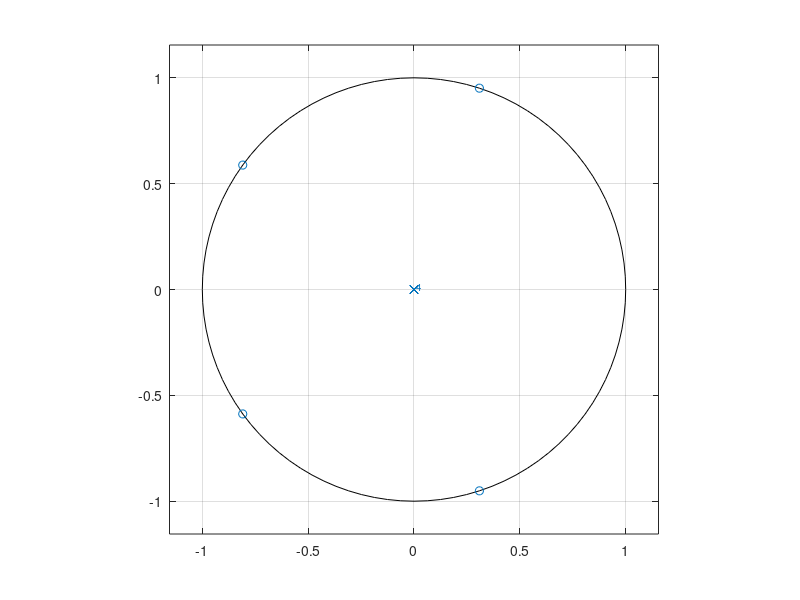
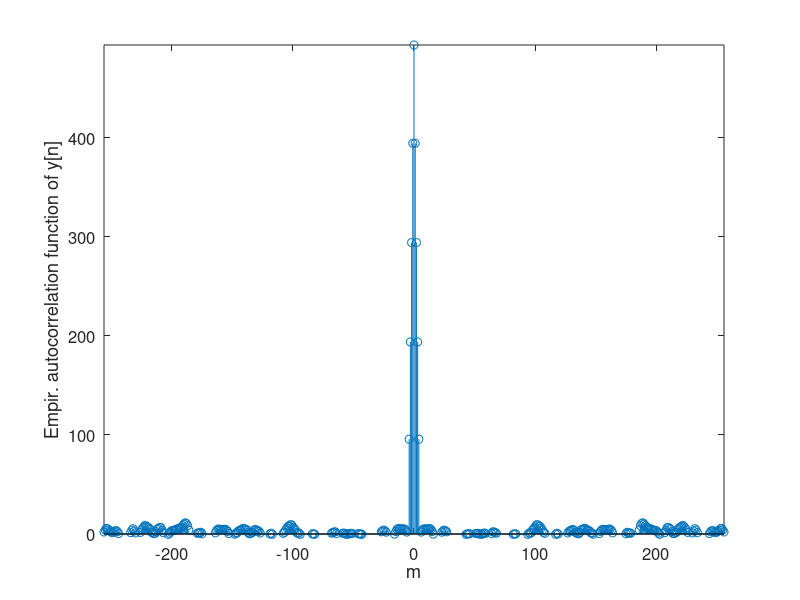

MATLAB code to generate these figures, in order: (Note: this script raises an error after producing the figures.)
%% Plant identification by noise injection
clear, clc, close all

% Coefficients for H(z)
b = 0.05634*conv([1 0.9], [1 -1.0166 0.8]);
a = conv([1 -0.683], [1 -1.4461 0.7957]);

b = 10*ones(1, 5);
a = 1;

figure, zplane(b, a)

sigma_x = 1; % average power of input noise

%% Part (a)
maxLag = 256;
N = 50e3;
x = sigma_x*randn(1, N);
y = filter(b, a, x);
c = xcorr(y, y, maxLag, 'unbiased');

% Plot results
figure, box on
stem(-maxLag:maxLag, c)
xlabel('m', 'FontSize', 12)
ylabel('Empir. autocorrelation function of y[n]', 'FontSize', 12)
set(gca, 'FontSize', 12)
axis([-maxLag maxLag -0.02 max(c)])
%saveas(gca, '../figs/hw04_q3a_emp_xcorr', 'epsc')

%% Part (b)
[C, w] = calc_psd(c);
[H, w] = freqz(b, a, w);

% Plot results
figure, box on, hold on
plot(w/pi, C, 'LineWidth', 2)
plot(w/pi, abs(H).^2, 'LineWidth', 2)
legend('Empirical PSD', 'Theoretical PSD')
xlabel('\omega/\pi', 'FontSize', 12)
ylabel('PSD', 'FontSize', 12)
set(gca, 'FontSize', 12)
%saveas(gca, '../figs/hw04_q3b_emp_psd_high_pass', 'epsc')

%% Part (d)
logMag = log(sqrt(C))/sigma_x^2; % Log magnitude ln(|H|)

% Convolution function. 
hHT = sin(w)./(1-cos(w));
hHT(w == 0) = 0; % enforces hHT = 0, when w = 0

% Convolution integral
dw = abs(w(1))-abs(w(2)); % frequency resolution
w2 = -2*pi+dw:dw:2*pi-dw;
hHT = sin(w2)./(1-cos(w2));
hHT(w2 == 0) = 0; % enforces hHT = 0, when w = 0
P = -1/(2*pi)*conv(logMag, hHT, 'same')*dw;

% Plot results
figure, box on, hold on
plot(w/pi, P, 'LineWidth', 2)
plot(w/pi, unwrap(angle(H)), 'LineWidth', 2)
legend('Estimated phase', 'Theoretical phase')
xlabel('\omega/\pi', 'FontSize', 12)
ylabel('Phase (rad)', 'FontSize', 12)
set(gca, 'FontSize', 12)
axis([-1, 1, -4, 4])
saveas(gca, '../figs/hw04_q3d_phase', 'epsc')
